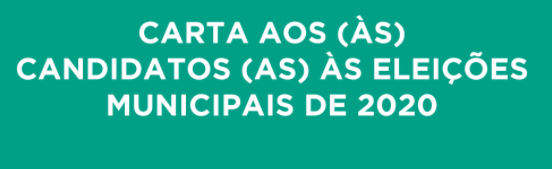
#> input picture Image Processing/assets/images/img.png, 552 x 169 px
$ python -i image_processing.py   (imports and definitions only)
#> lines starting #> are read from the running program, lines starting #| are printed output that depends on the picture; after the words box and inside, x2 and y2 are one past the last pixel; in counts of white or black regions, pixels touching at a corner belong together
import cv2


class ImageProcessing:

    def __init__(self):
        print('Image Processing')

    # [39 lines left out: functions to_gray, simple_threshold, otsu_threshold, not called in this run]

    def adaptive_threshold(selfs, img_path):
        # Limiarização usando a média de pixels na região
#> called with img_path = 'assets/images/img.png'
        img = cv2.imread(img_path)
#> img is the input picture: shape (169, 552, 3); mean B, G, R 148.4, 170.6, 28.4
        cv2.imshow('Original Image', img)

        cv2.waitKey(0)

        gray = cv2.cvtColor(img, cv2.COLOR_BGR2GRAY)
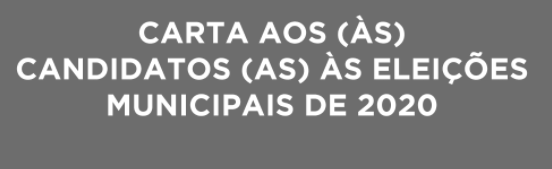
#> gray: shape (169, 552); min 109, max 255, mean 125.3
        val, otsu = cv2.threshold(gray, 0, 255, cv2.THRESH_BINARY | cv2.THRESH_OTSU)
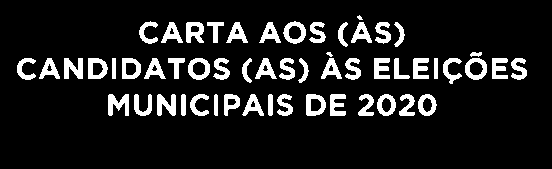
#> otsu: shape (169, 552); 11.5% white; 55 white regions (1 under 20 px), largest, box (x1, y1, x2, y2) and area: (108, 94, 129, 116) 293, (157, 94, 176, 116) 282, (64, 58, 83, 79) 279
#> val = 174

        print('Limiar calculado (cada img possuirá um limiar diferente: ', val)
#| Limiar calculado (cada img possuirá um limiar diferente:  174.0
        cv2.imshow('THRESH_OTSU', otsu)

        cv2.waitKey(0)

        adapt_media = cv2.adaptiveThreshold(gray, 255, cv2.ADAPTIVE_THRESH_MEAN_C, cv2.THRESH_BINARY, 11, 9)
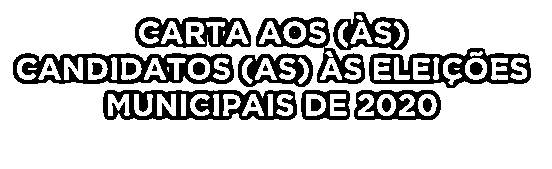
#> adapt_media: shape (169, 552); 79.2% white; 28 black regions, largest, box (x1, y1, x2, y2) and area: (13, 53, 234, 84) 3443, (103, 90, 297, 120) 3339, (369, 48, 531, 88) 2824
        cv2.imshow('ADAPT_MEDIA', adapt_media)

        cv2.waitKey(0)
        cv2.destroyAllWindows()

    # [28 lines left out: functions adaptive_gaussian_threshold, invert_color, not called in this run]

>>> result = ImageProcessing().adaptive_threshold('assets/images/img.png')
